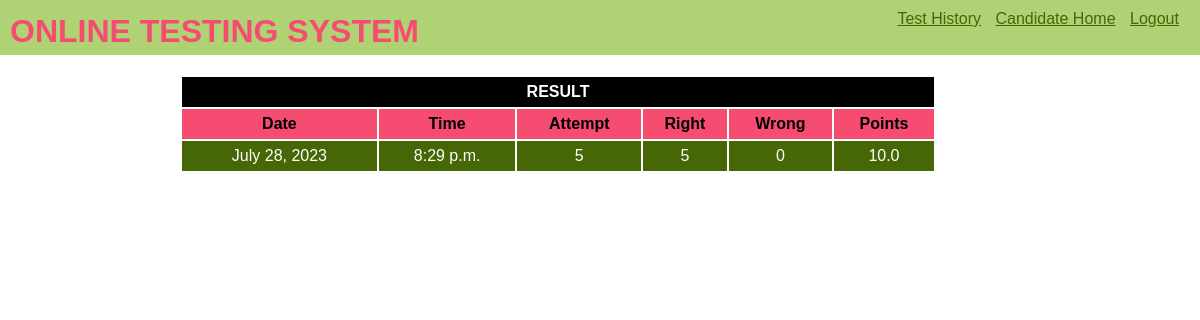
Screenshot of /OTS/show-result/ (signed in) with the database file from the repository.
### OTS/models.py (models this page shows)
class Result(models.Model):
    resultid=models.BigAutoField(primary_key=True,auto_created=True)
    username=models.ForeignKey(Candidate,on_delete=models.CASCADE)
    date=models.DateField(auto_now=True)
    time=models.TimeField(auto_now=True)
    attempt=models.IntegerField(default=0)
    right=models.IntegerField(default=0)
    wrong=models.IntegerField(default=0)
    points=models.FloatField(default=0.0)

### OTS/views.py (the view)
# urls.py: path('show-result/',showTestResult,name='result'),
def showTestResult(request):
    if 'name' not in request.session.keys():
        res=HttpResponseRedirect('/OTS/login/')
    result=Result.objects.filter(resultid=Result.objects.latest('resultid').resultid,username=request.session['username'])
    context={'result':result}
    res=render(request,'result.html',context)
    return res

### OTS/templates/result.html
{% extends 'master.html' %}
{% block menu %}
<a href="{% url 'OTS:testHistory'%}">Test History</a>
<a href="{% url 'OTS:home'%}">Candidate Home</a>
<a href="{% url 'OTS:logout'%}">Logout</a>
{% endblock menu %}
{% block content %}
  <table>
    <thead>
        <tr>
            <th colspan="6">RESULT</th>
        </tr>
        <tr>
            <th>Date</th>
            <th>Time</th>
            <th>Attempt</th>
            <th>Right</th>
            <th>Wrong</th>
            <th>Points</th>
        </tr>
    </thead>
    <tbody>
        {% for r in result %}
        <tr>
            <td>{{r.date}}</td>
            <td>{{r.time}}</td>
            <td>{{r.attempt}}</td>
            <td>{{r.right}}</td>
            <td>{{r.wrong}}</td>
            <td>{{r.points}}</td>
        </tr>
        {% endfor %}
    </tbody>
  </table>
{% endblock content %}

### OTS/static/theme.css (style rules this page uses)
* { margin: 0; padding: 0; box-sizing: border-box; font-family:'Gill Sans', 'Gill Sans MT', Calibri, 'Trebuchet MS', sans-serif; }
.top .menu a { color:#456705; min-width: 50px; margin-right: 10px; display: inline-block; }
table { width: 90%; }
table tr:nth-child(odd) { background-color: #456705; color: white; height: 30px; }
table tr:nth-child(even) { background-color: #AFD275; height: 30px; }
table thead tr:first-child { background-color: black; }
table thead tr:nth-child(2) { background-color: #F64C72; }
td { text-align: center; }

### rows the page displays
Result: date "July 28, 2023", time "8:29 p.m.", attempt "5", right "5", wrong "0", points "10.0"
